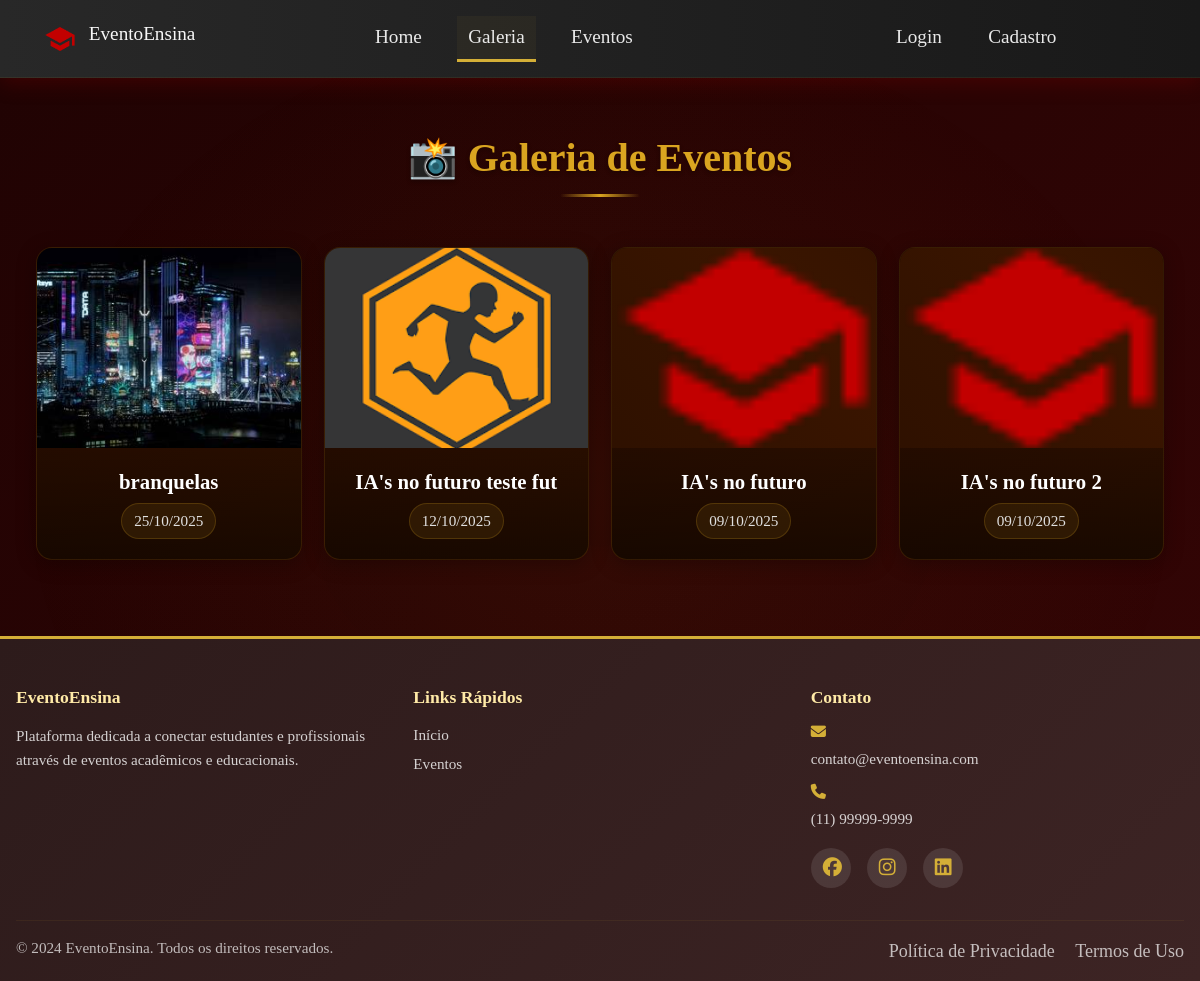
The app's page /eventos/galeria/ with its own data.
### eventos/models.py (models this page shows, shortened)
class Evento(models.Model):
    MODALIDADES = [
        ('online', 'Online'),
        ('presencial', 'Presencial'),
        ('hibrido', 'Híbrido'),
    ]
    titulo = models.CharField(max_length=200)
    tipo = models.ForeignKey(TipoEvento, on_delete=models.CASCADE)
    modalidade = models.CharField(max_length=10, choices=MODALIDADES)
    data_inicio = models.DateField()
    data_fim = models.DateField()
    horario = models.TimeField()
    local = models.CharField(max_length=200, blank=True, null=True)
    link = models.URLField(blank=True, null=True)
    quantidade_participantes = models.PositiveIntegerField(null=True, blank=True)
    sem_limites = models.BooleanField(default=False)
    organizador = models.CharField(max_length=200, null=True, blank=True)
    criador = dj_models.ForeignKey(
        'usuarios.Usuario',
        on_delete=dj_models.SET_NULL,
        null=True,
        blank=True,
        related_name='eventos_criados'
    )
    def evento_thumb_upload_to(instance, filename):
        """
        Define o caminho da imagem principal (thumb) do evento.
        Sempre substitui a anterior com nome fixo 'thumb.ext'.
        """
        date_str = instance.data_inicio.strftime('%Y_%m_%d') if instance.data_inicio else 'sem_data'
        slug = slugify(instance.titulo)
        ext = os.path.splitext(filename)[1]
        return f'eventos/{date_str}_{slug}/thumb{ext}'
    thumb = models.ImageField(upload_to=evento_thumb_upload_to, blank=True, null=True)
    descricao = models.TextField(blank=True, null=True)
    horas = models.DecimalField(max_digits=5, decimal_places=2, null=True, blank=True)
    gallery_slug = models.CharField(max_length=255, blank=True, null=True)
    finalizado = models.BooleanField(default=False)
    def get_gallery_name(self):
        slug = slugify(self.titulo)
        date_s = self.data_inicio.strftime('%Y_%m_%d') if self.data_inicio else 'sem_data'
        return f"{date_s}_{slug}"

### eventos/views.py (the view)
# urls.py: path('galeria/', views.galeria, name='galeria'),
def galeria(request):
    eventos_com_fotos = []
    for evento in Evento.objects.all().order_by('-data_inicio'):
            galeria_path = os.path.join(settings.MEDIA_ROOT, 'eventos', evento.get_gallery_name(), 'galeria')
            if os.path.exists(galeria_path) and os.path.isdir(galeria_path):
                imagens = [f for f in os.listdir(galeria_path)
                        if f.lower().endswith(('.jpg', '.jpeg', '.png', '.gif'))]
                if imagens:
                    eventos_com_fotos.append(evento)
    eventos = eventos_com_fotos  # só mostra eventos com fotos
    return render(request, 'eventos/galeria.html', {'eventos': eventos})

### eventos/templates/eventos/galeria.html (shortened to what this page needs)
{% extends 'base/base.html' %}
{% load static %}
{% block extra_css %}
<link rel="stylesheet" href="{% static 'css/galeria.css' %}">
{% endblock %}
{% block content %}
<div class="galeria-container">
    <h1 class="titulo-galeria">📸 Galeria de Eventos</h1>
    <div class="galeria-grid">
        {% for evento in eventos %}
            <a href="{% url 'galeria_evento' evento.id %}" class="galeria-card">
                {% if evento.thumb %}
                    <img src="{{ evento.thumb.url }}"
                         alt="{{ evento.titulo }}"
                         class="galeria-imagem"
                         onload="this.classList.add('loaded')">
                {% else %}
                    <img src="{% static 'favicon.png' %}"
                         alt="Sem imagem"
                         class="galeria-imagem loaded">
                {% endif %}
                <div class="galeria-info">
                    <h5>{{ evento.titulo }}</h5>
                    <p>{{ evento.data_inicio|date:"d/m/Y" }}</p>
                </div>
            </a>
        {% empty %}
            <p class="text-muted">Nenhum evento com imagens disponível no momento.</p>
        {% endfor %}
    </div>
</div>
{% endblock %}

### static/styles/base.css (style rules this page uses)
* { margin: 0; padding: 0; box-sizing: border-box; }
:root { --primary-gold: #d4af37; --primary-gold-dark: #b8941f; --primary-orange: #ff7f16; --success-green: #28a745; --danger-red: #dc3545; --background-base-dark: #200303; --background-base-medium: #350505; --background-card: linear-gradient(135deg, #2d1b1b 0%, #3d2424 100%); --background-card-hover: linear-gradient(135deg, #3d2424 0%, #4d2c2c 100%); --text-light: #fff7d9; --text-brighter: #fffbe6; --text-heading: #ffeaa7; --text-muted: #ff7f16; --border-color: #d4af37; --card-shadow: 0 4px 6px rgba(0, 0, 0, 0.3); --card-shadow-hover: 0 6px 12px rgba(212, 175, 55, 0.2); }
body { font-family: 'Georgia', 'Times New Roman', serif; background: linear-gradient(135deg, var(--background-base-dark) 0%, var(--background-base-medium) 100%) no-repeat fixed; color: var(--text-light); min-height: 100vh; line-height: 1.6; font-size: 18px; display: flex; flex-direction: column; }
h1, h2, h3, h4, h5 { color: var(--text-heading); margin-bottom: 0.5rem; }
h1 { font-size: 2rem; }
h5 { font-size: 1.1rem; }
p, li, label { color: var(--text-light); font-size: 0.95rem; line-height: 1.4; }
a, .btn { color: var(--text-brighter); text-decoration: none; }
html, body { height: 100%; }

### eventos/static/css/galeria.css (style rules this page uses)
.galeria-container { max-width: 1400px; margin: 40px auto; padding: 0 20px; }
.titulo-galeria { text-align: center; margin-bottom: 40px; font-size: 2.5rem; font-weight: 700; color: goldenrod; text-shadow: 0 2px 4px rgba(0, 0, 0, 0.3); position: relative; padding-bottom: 15px; }
.titulo-galeria::after { content: ''; position: absolute; bottom: 0; left: 50%; transform: translateX(-50%); width: 80px; height: 3px; background: linear-gradient(90deg, transparent, goldenrod, transparent); border-radius: 2px; }
.galeria-grid { display: grid; grid-template-columns: repeat(auto-fill, minmax(280px, 1fr)); gap: 25px; padding: 10px 0; }
.galeria-card { display: flex; flex-direction: column; background: linear-gradient(145deg, #1f0900 0%, #2a0f00 100%); border-radius: 16px; overflow: hidden; text-decoration: none; box-shadow: 0 4px 20px rgba(0, 0, 0, 0.25); transition: all 0.3s cubic-bezier(0.4, 0, 0.2, 1); border: 1px solid rgba(218, 165, 32, 0.1); position: relative; }
.galeria-card::before { content: ''; position: absolute; top: 0; left: 0; right: 0; height: 3px; background: linear-gradient(90deg, goldenrod, #ffd700, goldenrod); transform: scaleX(0); transition: transform 0.3s ease; }
.galeria-imagem { width: 100%; height: 200px; object-fit: cover; transition: transform 0.3s ease; background: linear-gradient(45deg, #2a0f00 25%, #3a1500 50%, #2a0f00 75%); background-size: 400% 400%; animation: shimmer 2s ease-in-out infinite; }
.galeria-imagem.loaded { animation: none; }
.galeria-info { padding: 20px; text-align: center; background: linear-gradient(to bottom, transparent, rgba(0, 0, 0, 0.4)); position: relative; z-index: 2; }
.galeria-info h5 { margin: 0 0 8px 0; font-size: 1.3rem; font-weight: 600; color: #ffffff; line-height: 1.3; display: -webkit-box; --webkit-line-clamp: 2; -webkit-box-orient: vertical; overflow: hidden; }
.galeria-info p { margin: 0; font-size: 0.95rem; color: #e0e0e0; font-weight: 500; padding: 6px 12px; background: rgba(218, 165, 32, 0.1); border-radius: 20px; display: inline-block; border: 1px solid rgba(218, 165, 32, 0.2); }
.galeria-card::after { content: ''; position: absolute; top: 0; left: -100%; width: 100%; height: 100%; background: linear-gradient( 90deg, transparent, rgba(218, 165, 32, 0.1), transparent ); transition: left 0.6s ease; }
.galeria-card { animation: fadeInUp 0.6s ease forwards; opacity: 0; }
.galeria-card:nth-child(1) { animation-delay: 0.1s; }
.galeria-card:nth-child(2) { animation-delay: 0.2s; }
.galeria-card:nth-child(3) { animation-delay: 0.3s; }
.galeria-card:nth-child(4) { animation-delay: 0.4s; }
@media (max-width: 1200px) { .galeria-grid { grid-template-columns: repeat(auto-fill, minmax(260px, 1fr)); gap: 22px; } }
.galeria-container { scroll-behavior: smooth; }
.galeria-container::before { content: ''; position: fixed; top: 0; left: 0; width: 100%; height: 100%; background: radial-gradient(ellipse at center, rgba(218, 165, 32, 0.05) 0%, transparent 70%); pointer-events: none; z-index: -1; }

### records on screen
Evento: thumb (picture), titulo "branquelas", data_inicio "25/10/2025"
Evento: thumb (picture), titulo "IA's no futuro teste fut", data_inicio "12/10/2025"
Evento: titulo "IA's no futuro", data_inicio "09/10/2025"
Evento: titulo "IA's no futuro 2", data_inicio "09/10/2025"

### other values on screen
{{ item.label }} "Home" "Galeria" "Eventos"
{{ item.label }} "Login" "Cadastro"
